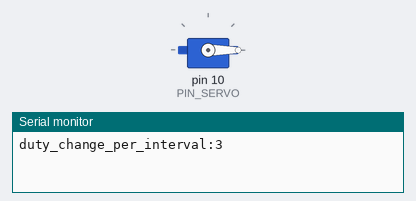
A sketch run on a simulated Arduino Uno, built with avr-gcc and run on an emulated ATmega328P. Shown: servo, the last lines printed to the serial monitor.

Above: at 0.1 s.
At 15.0 s:
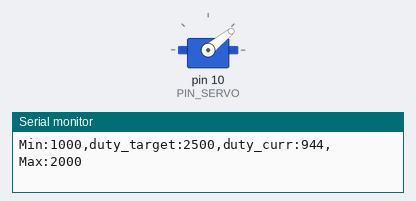
At 30.1 s:
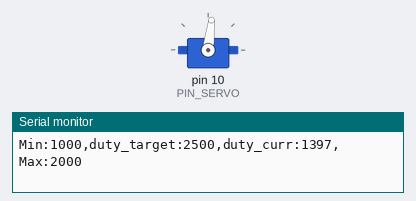
At 39.3 s:
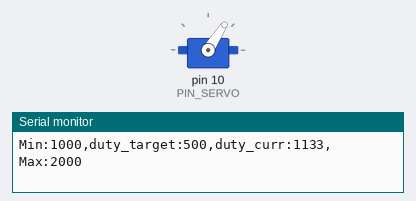
Timing chart, 0 to 40.0 s (numbered marks = the images above):
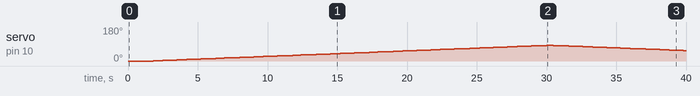

Measured:
- by itself, servo on pin 10 (PIN_SERVO): rises from 0° to 83° in 28.2 s, then falls to 55° in 9.8 s

The sketch:

13_servo3.ino
```cpp
#include <Servo.h>

// Arduino pin assignment
#define PIN_SERVO 10

// configurable parameters
#define _DUTY_MIN 500 // servo full clock-wise position (0 degree)
#define _DUTY_NEU 1500 // servo neutral position (90 degree)
#define _DUTY_MAX 2500 // servo full counter-clockwise position (180 degree)

#define _POS_START _DUTY_MIN    // servo start position
#define _POS_END   _DUTY_MAX    // servo end position

#define _SERVO_SPEED 3 // servo speed limit (unit: degree/second)
#define INTERVAL 100     // servo update interval (unit: msec)

// global variables
unsigned long last_sampling_time; // unit: msec

Servo myservo;

int duty_change_per_interval; // maximum duty difference per interval
int duty_target;    // Target duty time
int duty_curr;      // Current duty time

int toggle_interval, toggle_interval_cnt;

void setup() {
  // initialize GPIO pins
  myservo.attach(PIN_SERVO);

  duty_target = duty_curr = _POS_START;
  myservo.writeMicroseconds(duty_curr);

  // initialize serial port
  Serial.begin(57600);

  // convert angular speed into duty change per interval.
  // Next two lines are WRONG. you have to modify.
  duty_change_per_interval =
    (_DUTY_MAX - _DUTY_MIN) * (_SERVO_SPEED / 180.0) * (INTERVAL / 1000.0);

  // remove 'while(1) { }' lines after modify
  Serial.print("duty_change_per_interval:");
  Serial.println(duty_change_per_interval);
  // while (1) { }

  // initialize variables for servo update.
  toggle_interval = (90.0 / _SERVO_SPEED) * 1000 / INTERVAL;
  toggle_interval_cnt = toggle_interval;

  // initialize last sampling time
  last_sampling_time = 0;
}

void loop() {
  // wait until next sampling time.
  if (millis() < (last_sampling_time + INTERVAL))
    return;

  // adjust duty_curr toward duty_target by duty_change_per_interval
  if (duty_target > duty_curr) {
    duty_curr += duty_change_per_interval;
    if (duty_curr > duty_target)
        duty_curr = duty_target;
  } else {
    duty_curr -= duty_change_per_interval;
    if (duty_curr < duty_target)
      duty_curr = duty_target;
  }

  // update servo position
  myservo.writeMicroseconds(duty_curr);

  // output the read value to the serial port
  Serial.print("Min:1000");
  Serial.print(",duty_target:"); Serial.print(duty_target);
  Serial.print(",duty_curr:");   Serial.print(duty_curr);
  Serial.println(",Max:2000");

  // toggle duty_target between _DUTY_MIN and _DUTY_MAX.
  if (toggle_interval_cnt >= toggle_interval) {
    toggle_interval_cnt = 0;
    if (duty_target == _POS_START)
      duty_target = _POS_END;
    else
      duty_target = _POS_START;
  } else {
    toggle_interval_cnt++;
  }

  // update last sampling time
  last_sampling_time += INTERVAL;
}
```
